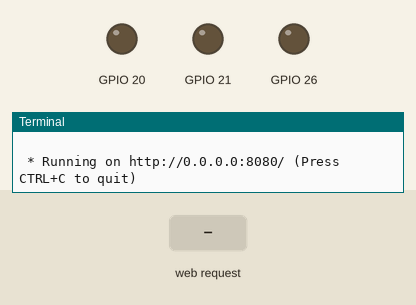
The program below on a simulated Raspberry Pi (BCM pin numbers). Shown: output pins drawn as LEDs (lit = HIGH), the last lines printed to the terminal. Inputs (shaded band) come from the test bench. The clock reads 2024-03-15 10:24:30 at power-on unless the program sets it.

Above: at 1.2 s.
1.3 s: HTTP request for /26/on received
At 2.1 s:
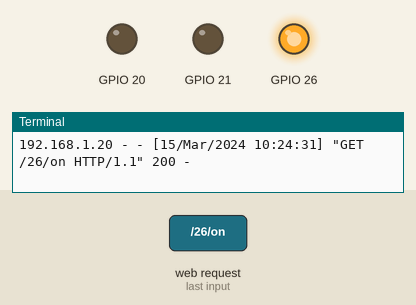
2.8 s: HTTP request for /20/on received
At 3.2 s:
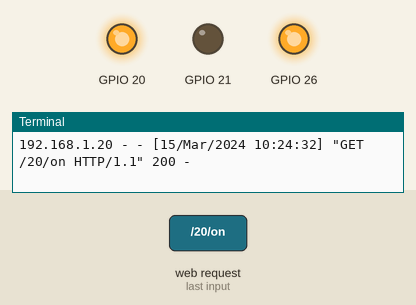
4.3 s: HTTP request for /26/off received
At 5.5 s:
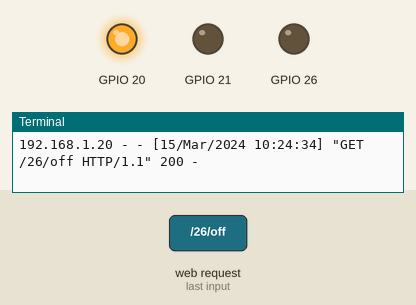
5.8 s: HTTP request for /21/on received
At 6.7 s:
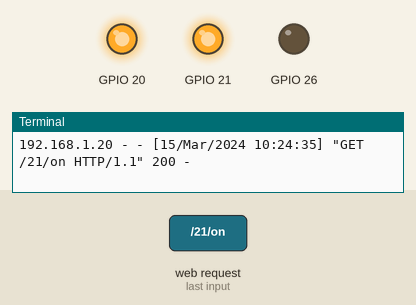
7.3 s: HTTP request for /20/off received
At 7.8 s:
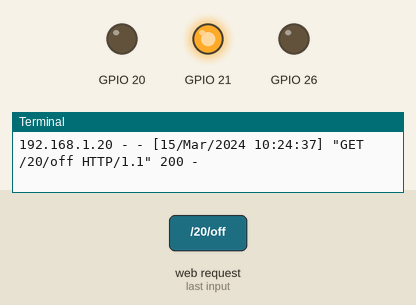
8.8 s: HTTP request for /21/off received
At 10.2 s:
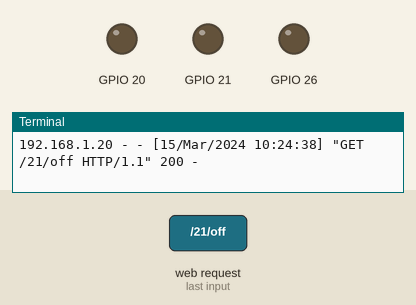
Timing chart, 0 to 11.3 s (numbered marks = the images above; inputs shaded):
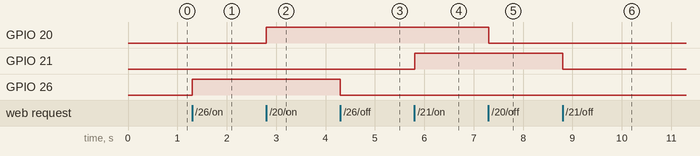

Measured:
- after the input at 1.3 s, GPIO 26: LOW → HIGH at once
- after the input at 2.8 s, GPIO 20: LOW → HIGH at once
- after the input at 4.3 s, GPIO 26: HIGH → LOW at once
- after the input at 5.8 s, GPIO 21: LOW → HIGH at once
- after the input at 7.3 s, GPIO 20: HIGH → LOW at once
- after the input at 8.8 s, GPIO 21: HIGH → LOW at once

The program:

rpi_relay_flask.py
```python
#!/usr/bin/python
# -*- coding:utf-8 -*-
##################################################

#           P26 ----> Relay_Ch1
#	    P20 ----> Relay_Ch2
#	    P21 ----> Relay_Ch3

##################################################

import RPi.GPIO as GPIO
from flask import Flask, render_template, request
import time
app = Flask(__name__)

GPIO.setwarnings(False)
GPIO.setmode(GPIO.BCM)

# Create a dictionary called pins to store the pin number, name, and pin state:
pins = {
   26 : {'name' : 'GPIO 26', 'state' : GPIO.HIGH},
   20 : {'name' : 'GPIO 20', 'state' : GPIO.HIGH},
   21 : {'name' : 'GPIO 21', 'state' : GPIO.HIGH}
   }

# Set each pin as an output and make it low:
for pin in pins:
   GPIO.setup(pin, GPIO.OUT)
   GPIO.output(pin, GPIO.LOW)
print("Initiation is done.")
print("")

def init_relay():
    try:
        for pin in pins:
            GPIO.output(pin,GPIO.LOW)
            print("PIN {}:The Common Contact is access to the Normal Open Contact!".format(pin))
            time.sleep(1)
            GPIO.output(pin,GPIO.HIGH)
            print("PIN {}:The Common Contact is access to the Normal Closed Contact!".format(pin))
            time.sleep(1)
            print("Setup The Relay Module is done")
            print("-----------------------")
    except:
		print("except")
		GPIO.cleanup()

def allNC_relay():
    for pin in pins:
		GPIO.output(pin,GPIO.HIGH)
		print("PIN {}:The Common Contact is access to the Normal Closed Contact!".format(ii+1))
		print("-----------------------")
		time.sleep(1)


@app.route("/")
def main():
   # For each pin, read the pin state and store it in the pins dictionary:
   for pin in pins:
      pins[pin]['state'] = GPIO.input(pin)
   # Put the pin dictionary into the template data dictionary:
   templateData = {
      'pins' : pins
      }
   # Pass the template data into the template main.html and return it to the user
   return render_template('main.html', **templateData)

# The function below is executed when someone requests a URL with the pin number and action in it:
@app.route("/<changePin>/<action>")
def action(changePin, action):
   # Convert the pin from the URL into an integer:
   changePin = int(changePin)
   # Get the device name for the pin being changed:
   deviceName = pins[changePin]['name']
   # If the action part of the URL is "on," execute the code indented below:
   if action == "on":
      # Set the pin high:
      GPIO.output(changePin, GPIO.HIGH)
      # Save the status message to be passed into the template:
      message = "Turned " + deviceName + " OFF."
   if action == "off":
      GPIO.output(changePin, GPIO.LOW)
      message = "Turned " + deviceName + " ON."

   # For each pin, read the pin state and store it in the pins dictionary:
   for pin in pins:
      pins[pin]['state'] = GPIO.input(pin)

   # Along with the pin dictionary, put the message into the template data dictionary:
   templateData = {
      'pins' : pins
   }

   return render_template('main.html', **templateData)

try:
    # init_relay()
    if __name__ == "__main__":
	app.run(host='0.0.0.0', port=8080, debug=True)
except KeyboardInterrupt:
	allNC_relay()
	print("Good bye.")
finally:
	GPIO.cleanup()
```
